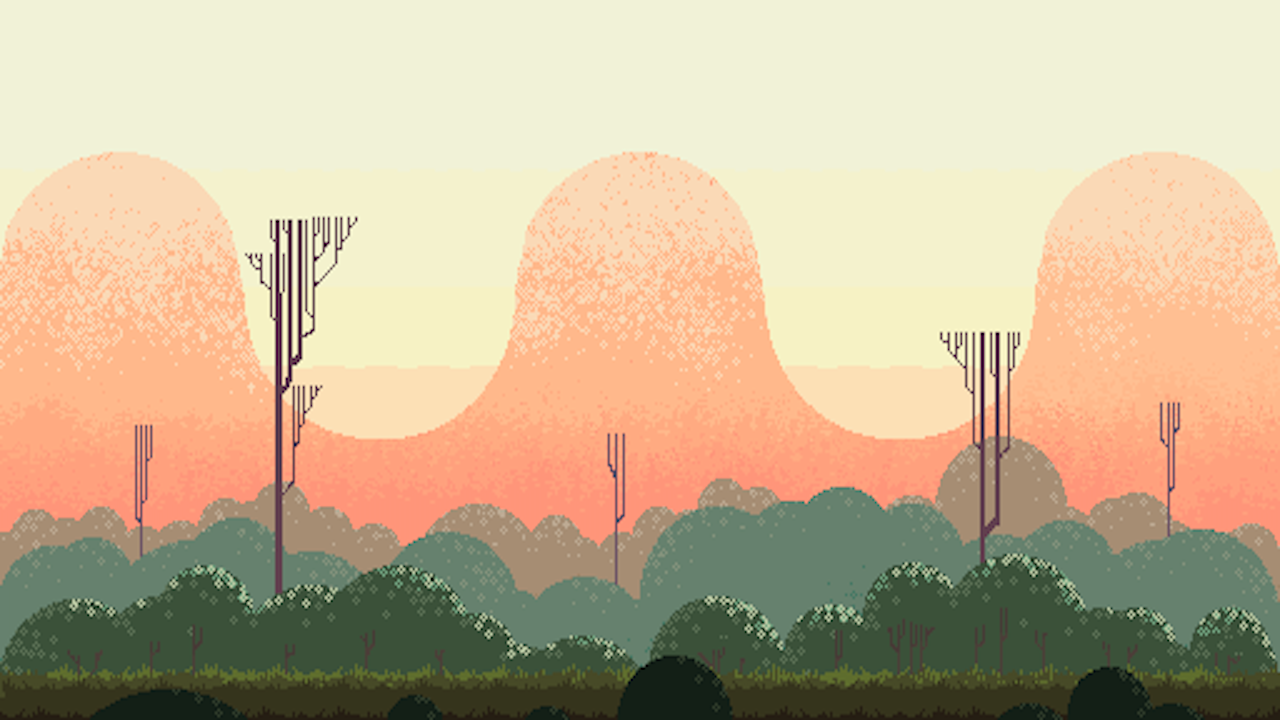
#> input picture images/image1.png, 1280 x 720 px
$ jupyter execute hand_gesture_recognition.ipynb   (text cells are left out)
#> lines starting #> are read from the running program, lines starting #| are printed output that depends on the picture
[cell 1]
import cv2
import numpy as np
import math

# bullet = cv2.imread("470-FingerGunGame/images/small_bullet3.png")

# [49 lines left out: functions superimpose, rotate_overlay_onto_line, not called in this run]


def draw_target(img, center, radius, color, alt_color=[255, 255, 255], num_circles=3):
    for circle in range(num_circles):

        if circle % 2:
            target_color = alt_color
        else:
            target_color = color

        radius_multiplier = 1 - circle/num_circles

        cv2.circle(img, center, int(radius_multiplier * radius), target_color, -1)


# get the angle between ab and ac given a, b, c xy-points of a triangle
# uses the law of cosines aka the cosine rule / formula
# [10 lines left out: function cos_rule, not called in this run]

[cell 2]
import numpy as np
import math
import cv2
import random
import time


cap = cv2.VideoCapture(1)

background = cv2.imread("images/image1.png")
#> background is the input picture: shape (720, 1280, 3); mean B, G, R 148.6, 179.6, 198.9
gun = cv2.imread("images/revolver2.png")
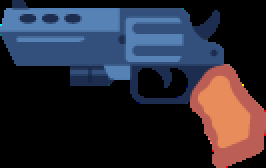
#> input picture images/revolver2.png, 133 x 84 px (shown 2 times larger)
#> gun is the input picture: shape (84, 133, 3); mean B, G, R 53.4, 42.1, 42.8
# [9 lines of commented-out code are left out]

y_min = 23
y_max = 244
cr_min = 145
cr_max = 173
cb_min = 77
cb_max = 127


debug_level = 0
# [7 lines of commented-out code are left out]

def fingerGunGame(debug_level=0):
    # colors (B, G, R)
#> called with debug_level = 0
    bullet_color = (0, 0, 0)
    bullet_radius = 9

    gun_flipped = False
    gun_topl = None
    gun_topr = None
    fire_ready = False
    bullets = []
    next_bullet = None

    shots_fired = 0
    targets_hit = 0

    bullet_speed = 9
    exit_angle = None
    start_game = False
    gameFinished = False
    score = 0

    win_h = int(cap.get(cv2.CAP_PROP_FRAME_HEIGHT))
    win_w = int(cap.get(cv2.CAP_PROP_FRAME_WIDTH))

    # resize the background overlay
    background_scaled = cv2.resize(background, [win_w, win_h], interpolation=cv2.INTER_AREA)
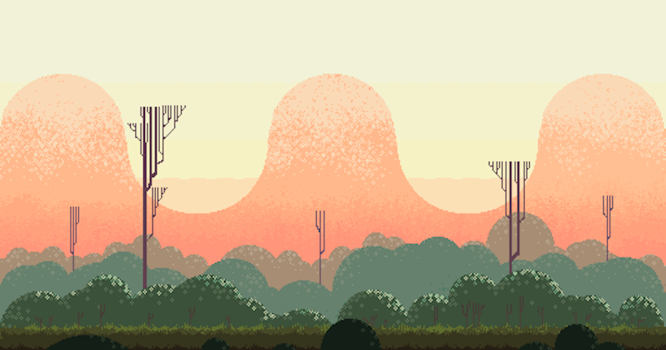
#> background_scaled: shape (2100, 3991, 3) (shown at 1/6 size); mean B, G, R 148.6, 179.6, 198.9

    centre1 = [random.randint(100,1000), random.randint(200,350)]
    centre2 = [random.randint(100,1000), random.randint(450,700)]
    centre3 = [random.randint(100,1000), random.randint(800,980)]
    radius1 = random.randint(30,100)
    radius2 = random.randint(30,100)
    radius3 = random.randint(30,100)
    start_time = 0

    # how long the game should last in seconds
    game_length = 20


    while start_time >= 0:
        _ret, img = cap.read()
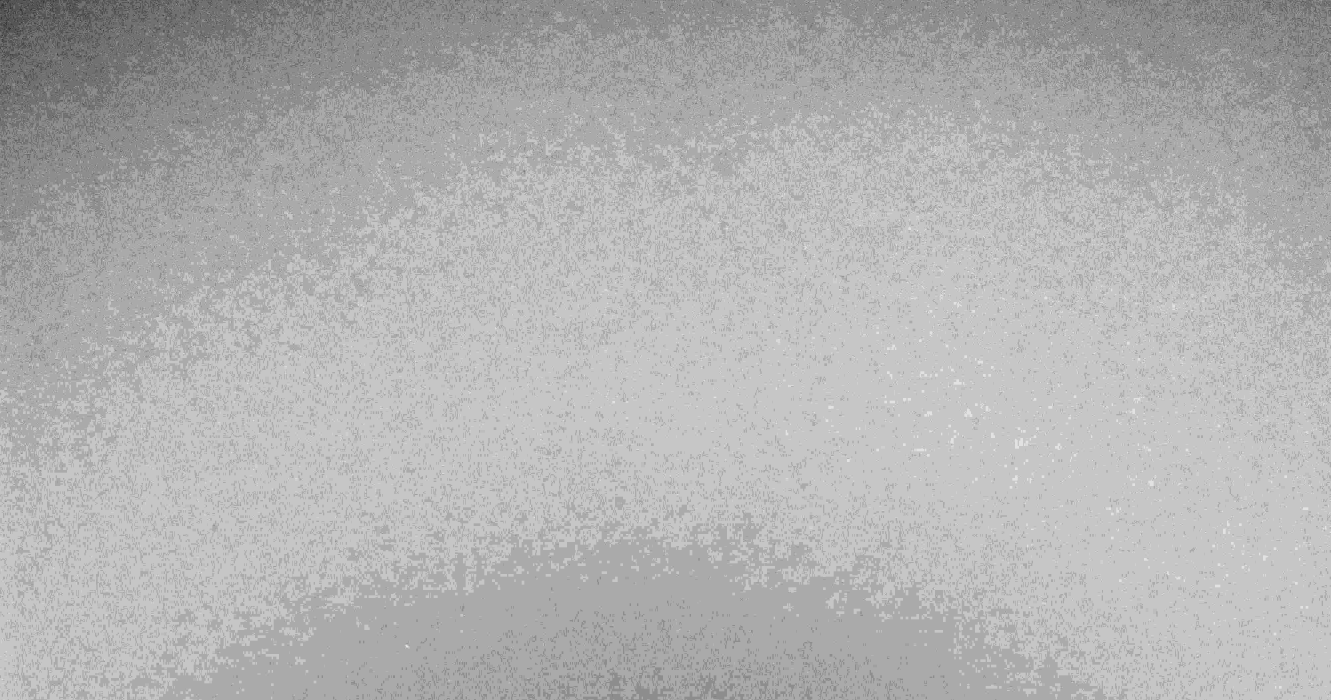
#> input picture images/image.png, 3991 x 2100 px, given in place of the camera (shown at 1/3 size)
#> img is the input picture: shape (2100, 3991, 3); min 1, max 10, mean 7.29
        drawing = np.zeros(img.shape, np.uint8)
        #grey = cv2.cvtColor(img, cv2.COLOR_BGR2GRAY)
        kernel_size = (35, 35)

        img_ycrcb = cv2.cvtColor(img, cv2.COLOR_BGR2YCrCb)
#> img_ycrcb: shape (2100, 3991, 3); mean of channels 0, 1, 2 7.3, 128, 128
#> (the rest of the program and of its run is left out)
